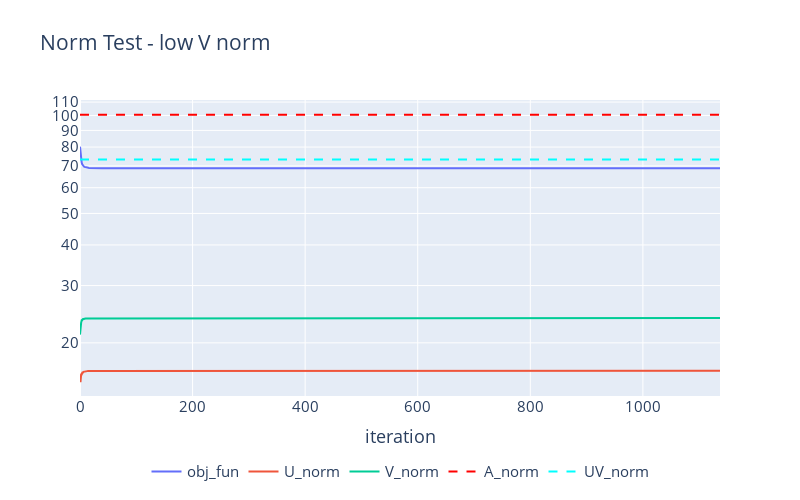

The notebook cell saved with this chart:
### Code cell
el = global_df[(global_df['k'] == 20) & (global_df['V_norm_mul'] == 1)].values[0]
remove_col = ['qr_time', 'manip_time', 'bw_time', 'iteration_id', 'error_rel']

fig = plot_dataframe(el[0], el[1], el[2], data_dir=test_dir, remove_col = remove_col, title=title + ' - low V norm', fig_size=(800,500), font_size=15)
fig.write_html('./data/plots/' + title.replace(' ', '_').lower() + '_' + str(next(counter)) + '.html')
fig.show()

### Figure 1 — Plotly figure (JSON) as saved in the notebook; plotly's stock layout.template omitted (floating-point values rounded to 4 significant figures; data arrays with more than 128 entries replaced by an {"elided": "..."} marker saying what was removed)
{"data": [{"hoverinfo": "text", "mode": "lines", "name": "obj_fun", "text": {"elided": "1138 str values"}, "type": "scatter", "x": {"elided": "1138 int values"}, "y": {"elided": "1138 float values"}}, {"hoverinfo": "text", "mode": "lines", "name": "U_norm", "text": {"elided": "1138 str values"}, "type": "scatter", "x": {"elided": "1138 int values"}, "y": {"elided": "1138 float values"}}, {"hoverinfo": "text", "mode": "lines", "name": "V_norm", "text": {"elided": "1138 str values"}, "type": "scatter", "x": {"elided": "1138 int values"}, "y": {"elided": "1138 float values"}}, {"line": {"color": "red", "dash": "dash", "width": 2}, "mode": "lines", "name": "A_norm", "showlegend": true, "type": "scatter", "x": [0, 1137], "y": [100.5, 100.5]}, {"line": {"color": "cyan", "dash": "dash", "width": 2}, "mode": "lines", "name": "UV_norm", "showlegend": true, "type": "scatter", "x": [0, 1137], "y": [73.29, 73.29]}], "layout": {"font": {"size": 15}, "height": 500, "legend": {"orientation": "h", "x": 0.5, "xanchor": "center", "y": -0.2, "yanchor": "top"}, "title": {"text": "Norm Test - low V norm"}, "width": 800, "xaxis": {"title": {"text": "iteration"}}, "yaxis": {"type": "log"}}}
